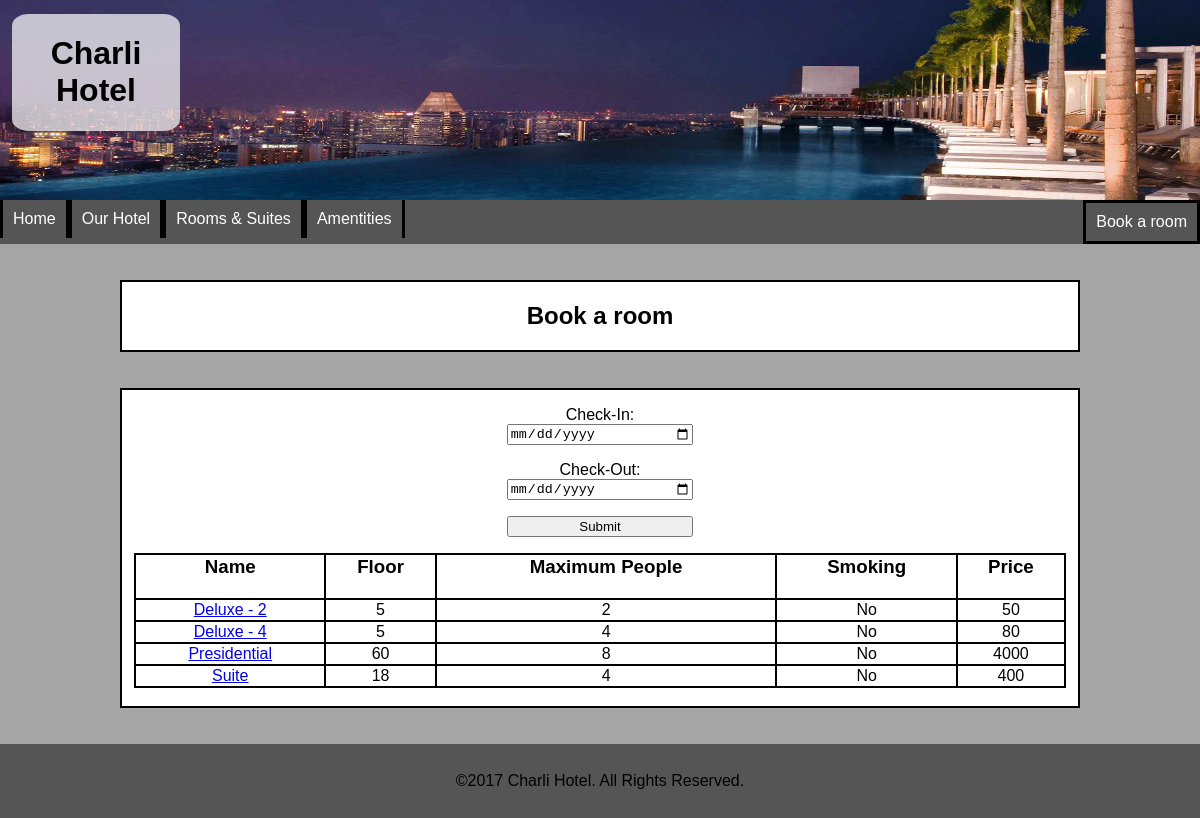
Screenshot of /book.php with the database file from the repository.
### tables this page shows
CREATE TABLE `CATEGORY` (
  `id_category` int(11) NOT NULL,
  `name_category` varchar(255) NOT NULL,
  `floor_category` int(11) NOT NULL,
  `max_people_category` int(11) NOT NULL,
  `smoking_category` tinyint(1) NOT NULL,
  `price_category` float NOT NULL
);

### book.php (the view, shortened to what this page needs)
<?php
	$date_today = date("d-m-Y");
	$tomorrow = new DateTime('tomorrow');
	$date_tomorrow = $tomorrow->format('d-m-Y');
	$co = mysqli_connect("localhost", "root", "root", "hotel");
	if (!empty($_GET['check_in']) && !empty($_GET['check_out'])) {
		$date = $_GET['check_in'];
		$check_in = date('Y-m-d', strtotime($date));
		$date = $_GET['check_out'];
		$date = date('Y-m-d', strtotime($date));
		$check_out_init = date('Y-m-d', strtotime($date));
		$check_out = date("Y-m-d", strtotime("$date -1 days"));
		$check_in_bis = date("Y-m-d", strtotime("$check_in +1 days"));
	} else {
		$check_in = '1990-02-19';
		$check_out = '1990-02-19';
		$check_in_bis = '1990-02-20';
		$check_out_init = '1990-02-20';
	}
	$sql = "	SELECT id_category, name_category, floor_category, max_people_category, smoking_category, price_category
									FROM CATEGORY
                                    WHERE id_category NOT IN (SELECT id_category
                                                              FROM ROOM R, to_concern B, BOOKING BO
															  WHERE R.id_room = B.id_room
															  AND B.id_booking = BO.id_booking
															  AND( (BO.check_in_booking BETWEEN '$check_in' AND '$check_out')
															  OR (BO.check_out_booking BETWEEN '$check_in_bis' AND '$check_out'))
															 )
									";
	$result = mysqli_query($co, $sql);
?>
<!DOCTYPE>
<html>
	<head>
		<link href="styles/style.css" rel="stylesheet" type="text/css">
	</head>
	<body>
		<header>
			<?php
				if (is_readable("includes/header.php")) {
					include("includes/header.php");
				} else {
					echo "Can not load header";
				}
			?>
		</header>
		<nav>
			<?php
				if (is_readable("includes/menu.php")) {
					include("includes/menu.php");
				} else {
					echo "Can not load menu";
				}
			?>
		</nav>
		<section class="title">
			<h1>Book a room</h1>
		</section>
		<section>
			<article>
				<form action="" method="get">
					<p>
						<label for="check_in"> Check-In: </label>
						<input type="date" id="check_in" name="check_in" required="required"
							   value="<?php echo $date_today ?>"/>
					</p>
					<p>
						<label for="check_out"> Check-Out: </label>
						<input type="date" id="check_out" name="check_out" required="required"
							   value="<?php echo $date_tomorrow ?>"/>
					</p>
					<p>
						<input type="submit" name="Submit">
					</p>
				</form>
			</article>
			<article>
				<table>
					<tr>
						<td><h3>Name</h3></td>
						<td><h3>Floor</h3></td>
						<td><h3>Maximum People</h3></td>
						<td><h3>Smoking</h3></td>
						<td><h3>Price</h3></td>
					</tr>
					<?php
						while ($row = mysqli_fetch_array($result)) {
							echo "<tr>";
							echo "<td>";
							echo "<a title='book' href='booking.php?category=" . $row['id_category'] . "&check_in=" . $check_in . "&check_out=" . $check_out_init . "&check_in_bis=" . $check_in_bis . "'> " . $row['name_category'] . " </a>";
							echo "</td>";
							echo "<td>";
							echo $row['floor_category'];
							echo "</td>";
							echo "<td>";
							echo $row['max_people_category'];
							echo "</td>";
							echo "<td>";
							if ($row['smoking_category'] == 0)
								echo "No";
							else echo "Yes";
							echo "</td>";
							echo "<td>";
							echo $row['price_category'];
							echo "</td>";
							echo "</tr>";
						}
					?>
				</table>
				<br/>
			</article>
		</section>
		<footer>
			<?php
				if (is_readable("includes/footer.php")) {
					include("includes/footer.php");
				} else {
					echo "Can not load footer";
				}
			?>
		</footer>
	</body>
</html>

### styles/style.css (style rules this page uses)
body { margin: 0; padding: 0; background-size: cover; background-attachment: fixed; background-color: #a5a5a5; font-family: cursive, Arial, Helvetica, sans-serif; }
h1, h2, h3 { color: #000000; }
nav { background-color: #555555; margin-top: auto; height: auto; width: 100%; display: inline-block; min-width: 100%; }
section { background-color: #FFFFFF; text-align: justify; border: #000000 solid 2px; margin-top: 3%; margin-bottom: 3%; margin-left: 10%; margin-right: 10%; padding-left: 1%; padding-right: 1%; }
footer { background-color: #555555; margin-top: auto; height: auto; width: auto; padding-left: 1%; padding-right: 1%; padding-top: 1%; padding-bottom: 1%; text-align: center; }
.title { text-align: center; }
label { display: block; }
form { text-align: center; }
table { text-align: center; width: 100%; border-collapse: separate; border-spacing: 0px; border: 1px solid black; }
table td { border: 1px solid black; }
input { width: 20%; }

### rows the page displays
category: name_category "Deluxe - 2", floor_category "5", max_people_category "2", smoking_category "No", price_category "50"
category: name_category "Deluxe - 4", floor_category "5", max_people_category "4", smoking_category "No", price_category "80"
category: name_category "Presidential", floor_category "60", max_people_category "8", smoking_category "No", price_category "4000"
category: name_category "Suite", floor_category "18", max_people_category "4", smoking_category "No", price_category "400"
